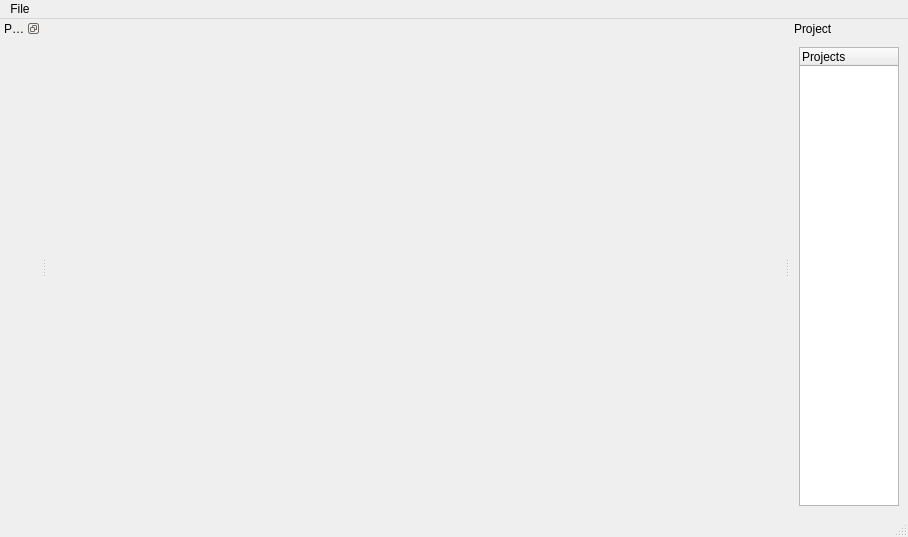
<?xml version="1.0" encoding="UTF-8"?>
<ui version="4.0">
 <class>MainWindow</class>
 <widget class="QMainWindow" name="MainWindow">
  <property name="geometry">
   <rect>
    <x>0</x>
    <y>0</y>
    <width>908</width>
    <height>537</height>
   </rect>
  </property>
  <property name="sizePolicy">
   <sizepolicy hsizetype="Preferred" vsizetype="Preferred">
    <horstretch>0</horstretch>
    <verstretch>0</verstretch>
   </sizepolicy>
  </property>
  <property name="minimumSize">
   <size>
    <width>100</width>
    <height>0</height>
   </size>
  </property>
  <property name="windowTitle">
   <string>OMI TRIANG</string>
  </property>
  <widget class="QWidget" name="centralwidget"/>
  <widget class="QMenuBar" name="menubar">
   <property name="geometry">
    <rect>
     <x>0</x>
     <y>0</y>
     <width>908</width>
     <height>20</height>
    </rect>
   </property>
   <widget class="QMenu" name="menuFile">
    <property name="title">
     <string>File</string>
    </property>
    <addaction name="actionQuit"/>
   </widget>
   <addaction name="menuFile"/>
  </widget>
  <widget class="QStatusBar" name="statusbar"/>
  <widget class="QDockWidget" name="dockWidget_Project">
   <property name="enabled">
    <bool>true</bool>
   </property>
   <property name="floating">
    <bool>false</bool>
   </property>
   <property name="features">
    <set>QDockWidget::DockWidgetFeature::DockWidgetMovable</set>
   </property>
   <property name="windowTitle">
    <string>Project</string>
   </property>
   <attribute name="dockWidgetArea">
    <number>2</number>
   </attribute>
   <widget class="QWidget" name="dockWidgetContents_2">
    <layout class="QHBoxLayout" name="horizontalLayout">
     <item>
      <widget class="ProjectTree" name="treeWidget_project">
       <property name="horizontalScrollBarPolicy">
        <enum>Qt::ScrollBarPolicy::ScrollBarAlwaysOff</enum>
       </property>
       <property name="sizeAdjustPolicy">
        <enum>QAbstractScrollArea::SizeAdjustPolicy::AdjustToContentsOnFirstShow</enum>
       </property>
       <property name="autoScroll">
        <bool>true</bool>
       </property>
       <property name="rootIsDecorated">
        <bool>true</bool>
       </property>
       <property name="itemsExpandable">
        <bool>true</bool>
       </property>
       <property name="headerHidden">
        <bool>false</bool>
       </property>
       <property name="columnCount">
        <number>2</number>
       </property>
       <column>
        <property name="text">
         <string notr="true">Projects</string>
        </property>
       </column>
       <column>
        <property name="text">
         <string notr="true">Active</string>
        </property>
       </column>
      </widget>
     </item>
    </layout>
   </widget>
  </widget>
  <widget class="QDockWidget" name="dockWidget_params">
   <property name="enabled">
    <bool>true</bool>
   </property>
   <property name="features">
    <set>QDockWidget::DockWidgetFeature::DockWidgetFloatable|QDockWidget::DockWidgetFeature::DockWidgetMovable</set>
   </property>
   <property name="windowTitle">
    <string>Parameters Placeholder</string>
   </property>
   <attribute name="dockWidgetArea">
    <number>1</number>
   </attribute>
   <widget class="QWidget" name="dockWidgetContents_3"/>
  </widget>
  <action name="actionQuit">
   <property name="text">
    <string>Quit</string>
   </property>
   <property name="shortcut">
    <string>Alt+Q</string>
   </property>
  </action>
 </widget>
 <customwidgets>
  <customwidget>
   <class>ProjectTree</class>
   <extends>QTreeWidget</extends>
   <header>CommonComponents/ProjectTree.h</header>
  </customwidget>
 </customwidgets>
 <resources/>
 <connections/>
</ui>
